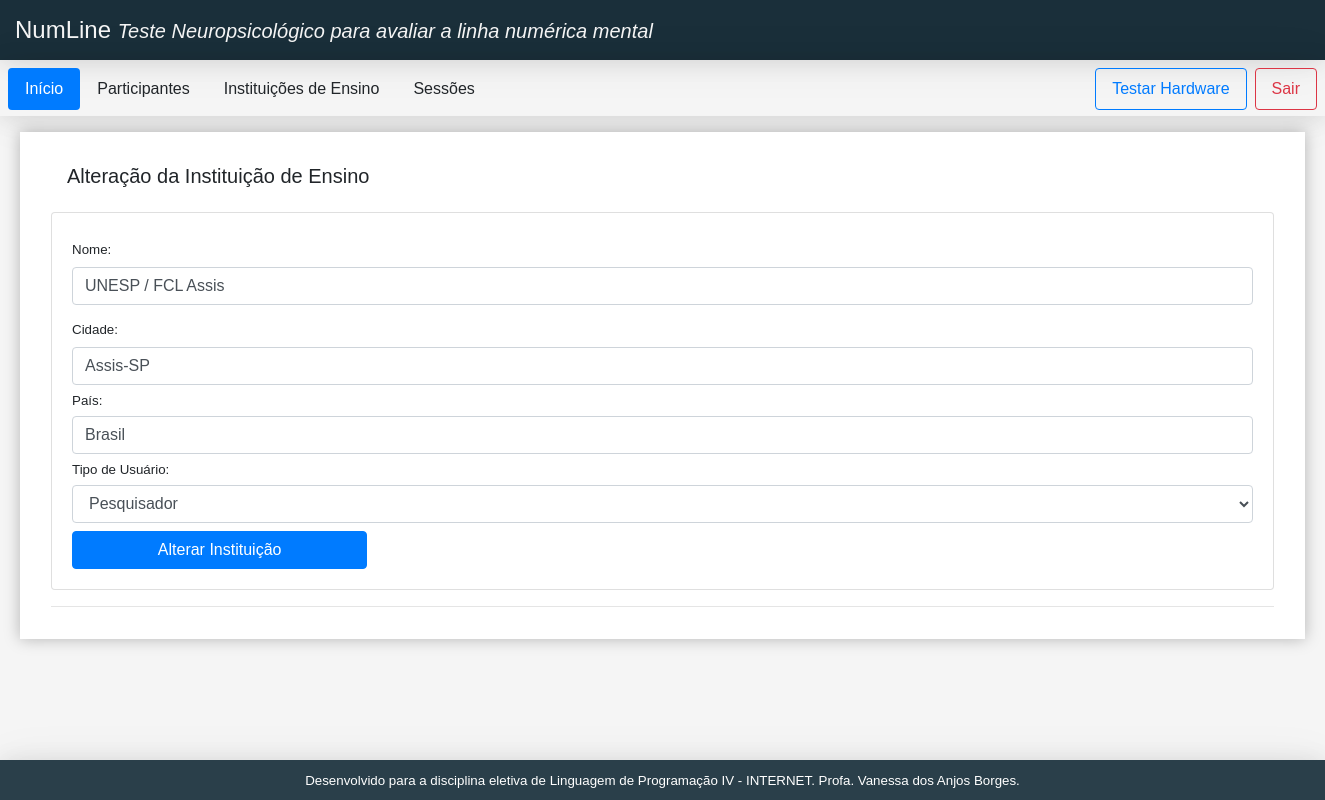
/institution_alter.php?parem=alter&idInstituicaoEnsino=38 (signed in), run on the app's committed database.
### tables this page shows
CREATE TABLE IF NOT EXISTS `instituicoesensino` (
  `idInstituicaoEnsino` int NOT NULL AUTO_INCREMENT,
  `nome` varchar(45) DEFAULT NULL,
  `cidade` varchar(45) DEFAULT NULL,
  `pais` varchar(45) DEFAULT NULL,
  `TipoDeUsuario_idTipoUsuario` int DEFAULT NULL,
  PRIMARY KEY (`idInstituicaoEnsino`),
  KEY `fk_InstituicoesEnsino_TipoUsuarios_idx` (`TipoDeUsuario_idTipoUsuario`)
);

### classes/model/dao/InstituicaoDeEnsinoDAO.class.php (called while the page is built, shortened)
<?php
class InstituicaoDeEnsinoDAO {
    public function consultarId($idInstituicaoEnsino){
        $this->sql = "SELECT * from instituicoesensino where idInstituicaoEnsino = :idInstituicaoEnsino";
        try {
            $conexao = new Conexao();
            $executar = $conexao->getCon()->prepare($this->sql);
            $executar->bindValue(":idInstituicaoEnsino", $idInstituicaoEnsino);
            $executar->execute();
            return $executar->fetch();
        } catch (Exception $e) {
            return 0;
        }
     }
}

### classes/config/Conexao.class.php (called while the page is built)
<?php
class Conexao {
    private $con;
    public function __construct(){
        $this->con = new PDO(
            "mysql:host=localhost; dbname=eletiva_web",
            "root",
            "1986Ab14"
        );
    }
    public function getCon(){
        return $this->con;
    }
}
?>

### classes/model/dao/TipoDeUsuarioDAO.class.php (called while the page is built, shortened)
<?php
class TipoDeUsuarioDAO {
    public function consultar() {
        $this->sql = "SELECT * FROM tipodeusuario";
        try {
            $conexao = new Conexao();
            $resultado = $conexao->getCon();
            return $resultado->query($this->sql);
        } catch (Exception $e) {
            echo "Conexão não estabelecida";
            return 0;
        }
    }
}

### institution_alter.php (the view, shortened to what this page needs)
<!doctype html>
<html lang="pt-BR">
<head>
    <link rel="stylesheet" href="https://stackpath.bootstrapcdn.com/bootstrap/4.5.2/css/bootstrap.min.css">
    <link href="//netdna.bootstrapcdn.com/font-awesome/3.2.1/css/font-awesome.css" rel="stylesheet">
    <link rel="stylesheet" href="template/style.css">
    <?php
    require_once("classes/config/Conexao.class.php");
    require_once("classes/model/dao/InstituicaoDeEnsinoDAO.class.php");
    require_once("classes/model/dao/TipoDeUsuarioDAO.class.php");
    ?>
</head>
<body>
    <div id="root">
        <div class="app">
            <?php require_once("template/header.php"); ?>
            <?php require_once("template/menu.php"); ?>
            <main class="content">
                <div class="container-fluid ">
                    <div class="p-3 mt-3">
                        <p class="h5 p-3">
                            Alteração da Instituição de Ensino
                        </p>
                        <div class="card card-body">
                            <?php
                            if (!isset($_POST['btnAltIE'])) {
                                $id = $_GET['idInstituicaoEnsino'];
                                $dao = new InstituicaoDeEnsinoDAO();
                                $resultado = $dao->consultarId($id);
                                if ($resultado != 0) {
                                    ?>
                                    <form action="" method="post">
                                        <div class="row ">
                                            <div class="col">
                                                <label for="nome" class="col-form-label">Nome:</label>
                                                <input type="text" class="form-control mb-2" id="nome" name="nome" value="<?= $resultado['nome'] ?>">
                                            </div>
                                        </div>
                                        <div class="row">
                                            <div class="col">
                                                <label for="cidade" class="col-form-label">Cidade:</label>
                                                <input type="text" class="form-control mb-2" id="cidade" name="cidade" value="<?= $resultado['cidade'] ?>">
                                        </div>
                                    </div>
                                    <div class=" row">
                                                <div class="col">
                                                    <label for="pais" class="ccol-form-label">País:</label>
                                                    <input type="text" class="form-control mb-2" id="pais" name="pais" value="<?= $resultado['pais'] ?>">
                                        </div>
                                    </div>
                                    <div class=" row">
                                        <div class="col">
                                            <label for="TipoDeUsuario_idTipoUsuario" class="ccol-form-label">Tipo de Usuário:</label>
                                            <select name="TipoDeUsuario_idTipoUsuario" class="form-control mb-2">
                                            <?php
                                                require_once("classes/model/dao/TipoDeUsuarioDAO.class.php");
                                                $dao = new TipoDeUsuarioDAO();
                                                $categorias = $dao->consultar();
                                                while ($linha = $categorias->fetch(PDO::FETCH_ASSOC)) {
                                                    if ($linha['idTipoUsuario'] == $resultado['TipoDeUsuario_idTipoUsuario']) {?>
                                                        <option value="<?= $linha['idTipoUsuario'] ?>" selected><?= $linha['tipoUsuario'] ?></option>
                                                    <?php
                                                    } else {?>
                                                        <option value="<?= $linha['idTipoUsuario'] ?>"><?= $linha['tipoUsuario'] ?></option>
                                                <?php
                                                    }
                                                }
                                                ?>
                                            </select>
                                        </div>
                                    </div>
                                    <button class=" btn btn-primary w-25" type="submit" name="btnAltIE">Alterar Instituição</button>
                                    </form>
                            <?php
                                }
                            }
                            ?>
                        </div>
                        <hr>
                    </div>
            </main>
            <?php require_once("template/footer.php"); ?>
        </div>
    </div>
</body>
</html>

### template/style.css (style rules this page uses)
:root { --bg-dark: #1A2F3A; --logo-height: 100px; --header-height: 60px; --nav-height: 56px; --aside-width: 225px; --footer-height: 40px; --shadow: 0 2px 23px 0 rgba(0, 0, 0, 0.1), 0 2px 49px 0 rgba(0, 0, 0, 0.06); }
* { box-sizing: border-box; font-family: 'Montserrat', sans-serif; }
.app { margin: 0px; display: grid; grid-template-columns: 1fr; grid-template-rows: var(--header-height) var(--nav-height) auto var(--footer-height); grid-template-areas: "header" "menu" "content" "footer"; height: 100vh; background-color: #F5F5F5; font: -webkit-control; }
main.content { grid-area: content; padding: 0px 15px 0 15px; width: 1315px; margin: 0 auto; }
main>div { background-color: #FFF; -webkit-box-shadow: 0px 0px 15px #0004; box-shadow: 0px 0px 15px #0004; }

### data on the page
instituicoesensino: nome "UNESP / FCL Assis", cidade "Assis-SP", pais "Brasil"

### other printed values
form field TipoDeUsuario_idTipoUsuario "Pesquisador"
